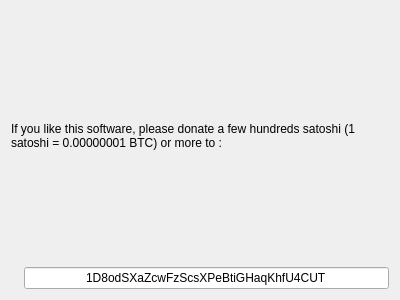
<?xml version="1.0" encoding="UTF-8"?>
<ui version="4.0">
 <class>CopyBitcoinAddressForm</class>
 <widget class="QWidget" name="CopyBitcoinAddressForm">
  <property name="geometry">
   <rect>
    <x>0</x>
    <y>0</y>
    <width>400</width>
    <height>300</height>
   </rect>
  </property>
  <property name="windowTitle">
   <string notr="true">Form</string>
  </property>
  <layout class="QVBoxLayout" name="verticalLayout">
   <item>
    <widget class="QLabel" name="label">
     <property name="text">
      <string>If you like this software, please donate a few hundreds satoshi (1 satoshi = 0.00000001 BTC) or more to :</string>
     </property>
     <property name="wordWrap">
      <bool>true</bool>
     </property>
     <property name="textInteractionFlags">
      <set>Qt::LinksAccessibleByMouse</set>
     </property>
    </widget>
   </item>
   <item>
    <layout class="QHBoxLayout" name="horizontalLayout">
     <item>
      <widget class="QLabel" name="label_2">
       <property name="text">
        <string notr="true"/>
       </property>
       <property name="pixmap">
        <pixmap resource="../../../resources/additional.qrc">:/bitcoin-logo.png</pixmap>
       </property>
      </widget>
     </item>
     <item>
      <widget class="QLineEdit" name="lineEdit">
       <property name="text">
        <string notr="true">1D8odSXaZcwFzScsXPeBtiGHaqKhfU4CUT</string>
       </property>
       <property name="alignment">
        <set>Qt::AlignCenter</set>
       </property>
       <property name="placeholderText">
        <string notr="true"/>
       </property>
      </widget>
     </item>
    </layout>
   </item>
  </layout>
 </widget>
 <resources>
  <include location="../../../resources/additional.qrc"/>
 </resources>
 <connections/>
</ui>
